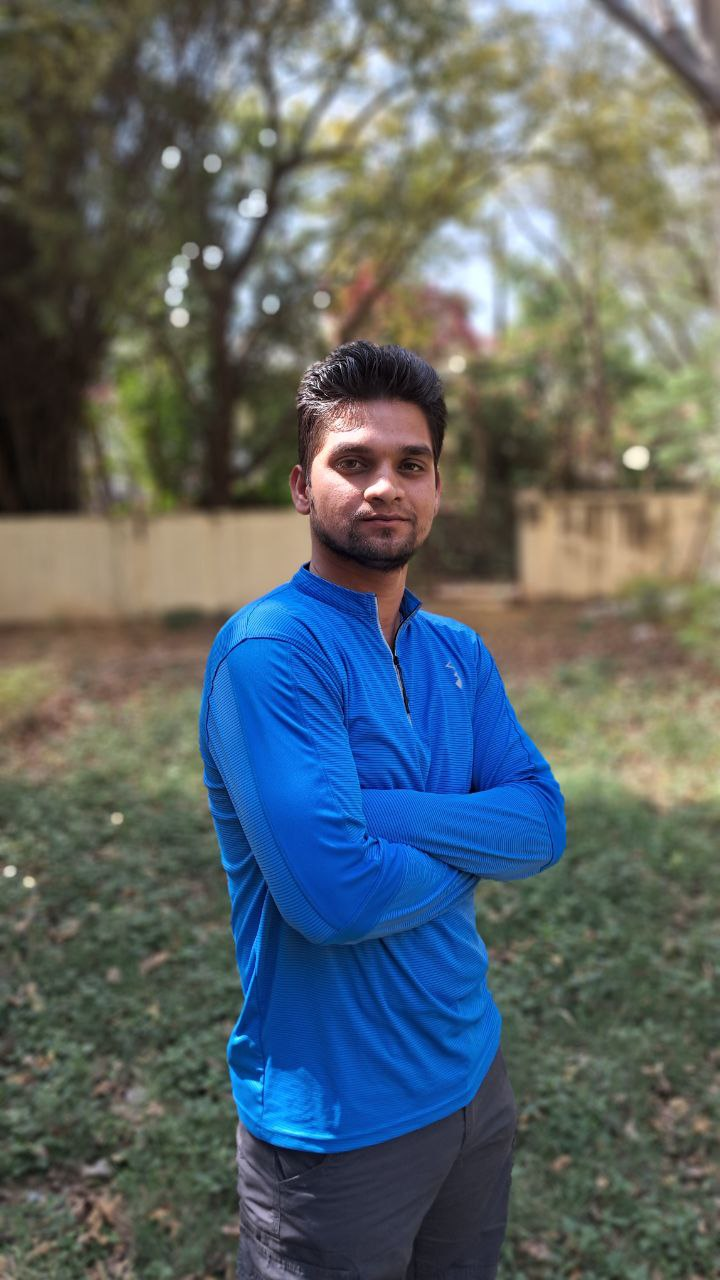
#> input picture example.jpg, 720 x 1280 px
$ python -i enhancing_edge_detection_and_filtering_for_real_world_applications.py   (imports and definitions only)   (older library calls are emulated)
#> lines starting #> are read from the running program, lines starting #| are printed output that depends on the picture
#> further down, picture is the input picture: shape (1280, 720, 3); mean B, G, R 104.8, 101.7, 91.6
import cv2
import numpy as np
import matplotlib.pyplot as plt

# [10 lines left out: function display_image, not called in this run]

def apply_edge_detection(image, method="sobel", ksize=3, threshold1=100, threshold2=200):
    """Applies the selected edge detection method."""
#> called with method = 'sobel', ksize = 3, threshold1 = 100, threshold2 = 200
    gray_image = cv2.cvtColor(image, cv2.COLOR_BGR2GRAY)
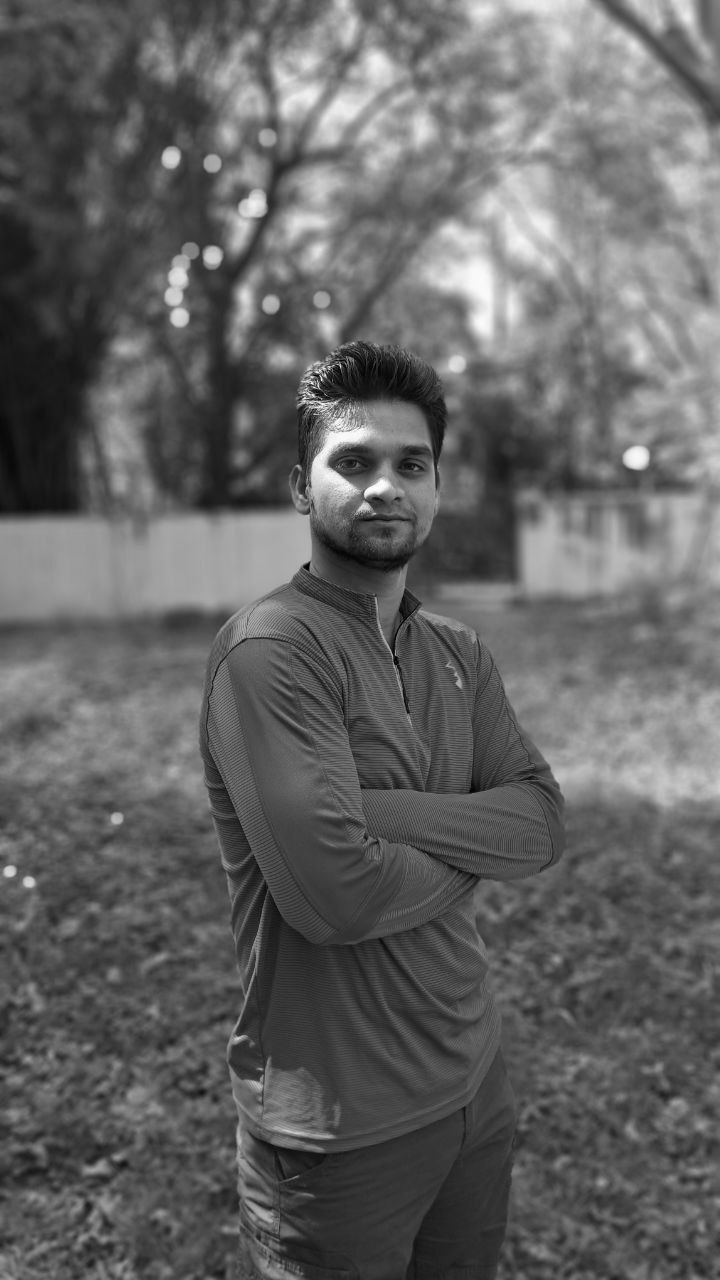
#> gray_image: shape (1280, 720); min 0, max 255, mean 99
    if method == "sobel":
        sobelx = cv2.Sobel(gray_image, cv2.CV_64F, 1, 0, ksize=ksize)
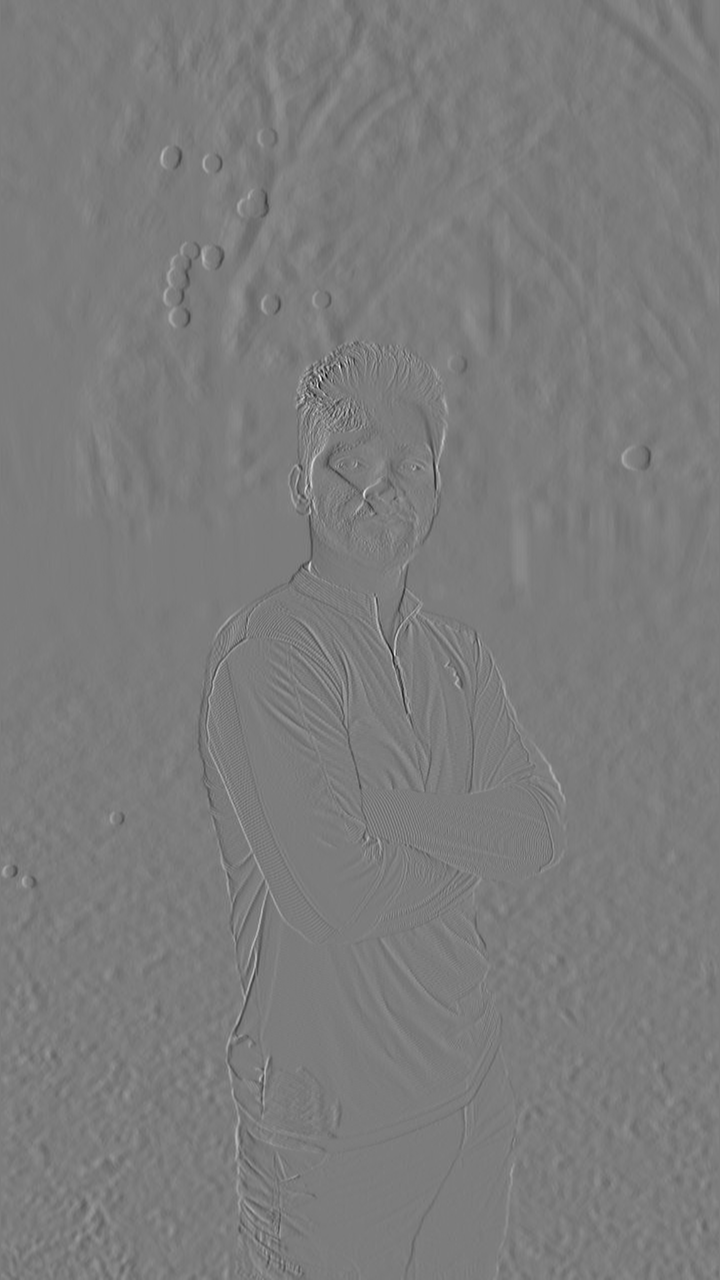
#> sobelx: shape (1280, 720) float64; min -733, max 772, mean 0.6; drawn with min black and max white
        sobely = cv2.Sobel(gray_image, cv2.CV_64F, 0, 1, ksize=ksize)
        return cv2.bitwise_or(sobelx.astype(np.uint8), sobely.astype(np.uint8))
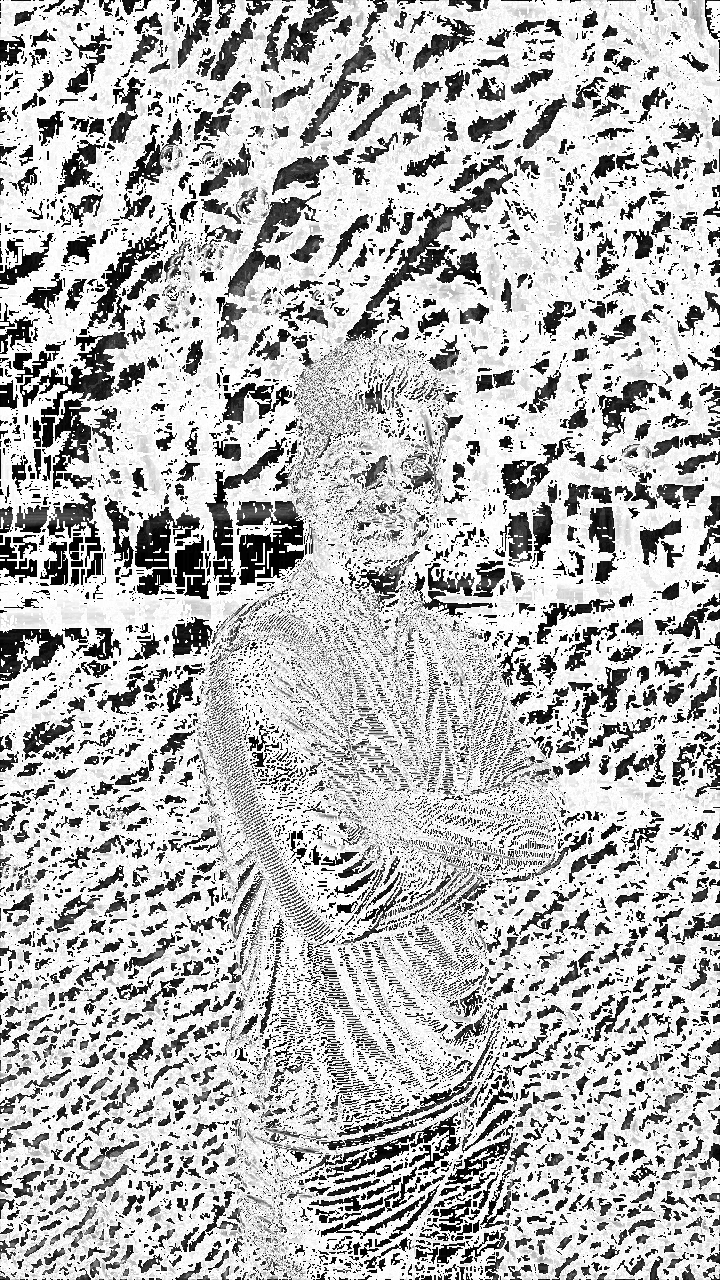
#> returned value: shape (1280, 720); min 0, max 255, mean 183.8
    elif method == "canny":
        return cv2.Canny(gray_image, threshold1, threshold2)
    elif method == "laplacian":
        return cv2.Laplacian(gray_image, cv2.CV_64F).astype(np.uint8)

# [54 lines left out: functions apply_filter, interactive_edge_detection, not called in this run]

# Provide the path to an image for the activity
# [1 line not run here, left out]

>>> import cv2
>>> picture = cv2.imread('example.jpg')
>>> result = apply_edge_detection(picture)
